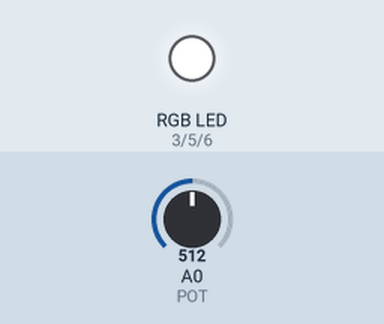
Recording of a sketch running on a simulated Arduino Uno, built with avr-gcc and run on an emulated ATmega328P. Parts: an RGB LED mixed from three pins (HIGH = lit). The inputs (shaded band) are chosen by the test bench; at power-on: A0 (POT) = 512. Dim RGB values are drawn brighter than linear.

Above: at 3.5 s.
3.6 s: A0 (POT) set to 122
At 4.2 s:
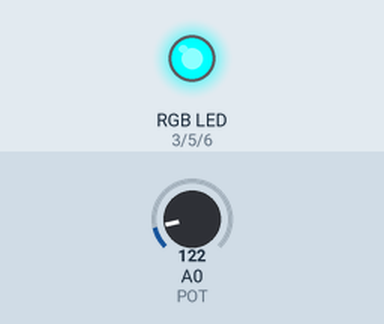
7.2 s: A0 (POT) set to 0
At 7.26 s:
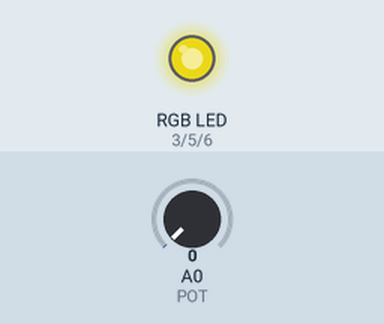
Timing chart, 0 to 16.8 s (numbered marks = the images above; inputs shaded):
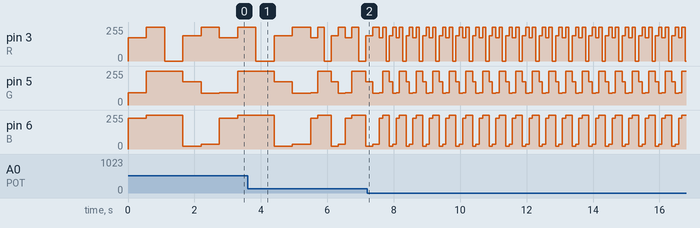

The sketch:

carlos.ceballos.ino
```cpp
/*
   Fundacion KinaL
   Centro educativo tecnico LaboraL KinaL
   Quinto perito
   Quinto eLectronica
   Codigo Tecnico: EB5AM / EB5AV
   Curso: TaLLer de eLectronica digitaL y reparacion de computadoras I
   Proyecto: Contador
   aLumno:carlos Enrique Cebalos villanueva
   Fecha: 1/06/2023
*/


#define R 3
#define G 5
#define B 6
#define POT A0
 int D;
void setup() {
  pinMode(R, OUTPUT);
  pinMode(G, OUTPUT);
  pinMode(B, OUTPUT);
  pinMode(POT, INPUT);
}

void loop() {
  //transorfa los limites para asi cambiar el delay
  D = map(analogRead(POT), 0, 1023, 100, 1000);

  //analogwrite pone los valores a los leds
  //D son los nuevos limites
  analogWrite(R, 174);
  analogWrite(G, 92);
  analogWrite(B, 230);
  delay(D);
  //2
  analogWrite(R, 255);
  analogWrite(G, 255);
  analogWrite(B, 255);
  delay(D);
  //3
  analogWrite(R, 0);
  analogWrite(G, 255);
  analogWrite(B, 255);
  delay(D);
  //4
  analogWrite(R, 189);
  analogWrite(G, 174);
  analogWrite(B, 20);
  delay(D);
  //5
  analogWrite(R, 255);
  analogWrite(G, 87);
  analogWrite(B, 35);
  delay(D);


}
```

Measured:
- by itself, pin 3 (R): repeats every 0.50 s: 174/255 0.10 s, 255/255 0.10 s, 0/255 0.10 s, 189/255 0.10 s, 255/255 0.10 s
- by itself, pin 5 (G): repeats every 0.50 s: 92/255 0.10 s, 255/255 0.20 s, 174/255 0.10 s, 87/255 0.10 s
- by itself, pin 6 (B): repeats every 0.50 s: 230/255 0.10 s, 255/255 0.20 s, 20/255 0.10 s, 35/255 0.10 s
